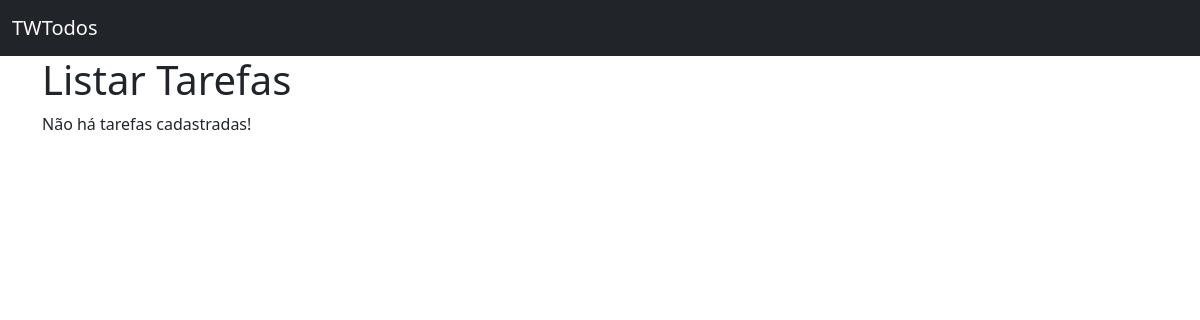
The app's page /, older data.
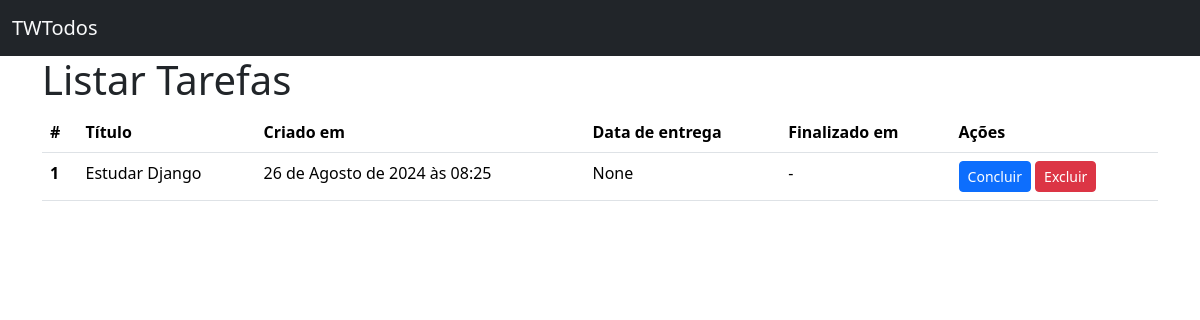
The same page, newer data.
### todos/models.py (models this page shows)
class Todo(models.Model):
    title = models.CharField(max_length=100, null=False, blank=False)
    created_at = models.DateTimeField(auto_now_add=True, null=False, blank=False)
    deadline = models.DateField(null=False, blank=False)
    finished_at = models.DateField(null=True)

### todos/views.py (the view)
# urls.py: path("", TodoListView.as_view()),
class TodoListView(ListView):
    model = Todo

### todos/templates/todos/todo_list.html (shortened to what this page needs)
<!DOCTYPE html>
<html lang="pt-br">
  <head>
    <link
      href="https://cdn.jsdelivr.net/npm/bootstrap@5.3.3/dist/css/bootstrap.min.css"
      rel="stylesheet"
    />
  </head>
  <body>
    <nav class="navbar bg-dark">
      <div class="container-fluid">
        <a class="navbar-brand text-light" href="#">TWTodos</a>
      </div>
    </nav>
    <main class="container mb-2">
      <h1>Listar Tarefas</h1>
      {% if todo_list %}
      <table class="table">
        <thead>
          <tr>
            <th scope="col">#</th>
            <th scope="col">Título</th>
            <th scope="col">Criado em</th>
            <th scope="col">Data de entrega</th>
            <th scope="col">Finalizado em</th>
            <th scope="col">Ações</th>
          </tr>
        </thead>
        <tbody>
          {% for todo in todo_list %}
          <tr>
            <th scope="row">{{todo.id}}</th>
            <td>{{ todo.title }}</td>
            <td>{{ todo.created_at }}</td>
            <td>{{ todo.deadline }}</td>
            <td>{{ todo.finished_at|default:"-"}}</td>
            <td>
              <a href="#" class="btn btn-primary btn-sm">Concluir</a>
              <a href="#" class="btn btn-danger btn-sm">Excluir</a>
            </td>
          </tr>
          {% endfor %}
        </tbody>
      </table>
      {% else %}
      <p>Não há tarefas cadastradas!</p>
      {% endif %}
    </main>
  </body>
</html>

Row changes from the older to the newer data that the page shows:
added Todo: id "1", title "Estudar Django", created_at "26 de Agosto de 2024 às 08:25", deadline "None", finished_at "-"
Text that changed along with them:
text no longer shown: "Não há tarefas cadastradas!"
text now shown: "# Título Criado em Data de entrega Finalizado em Ações"
